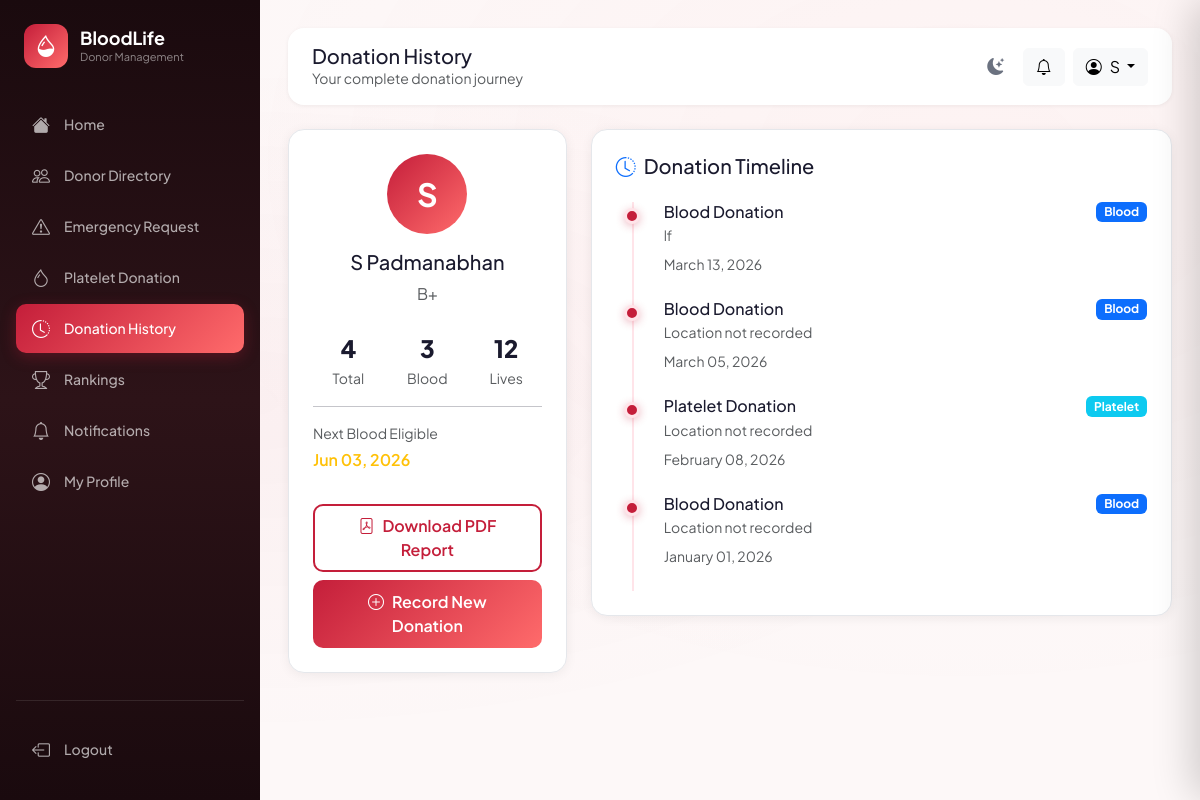
Page /donor/history (signed in) on the committed database.
### app/models.py (models this page shows, shortened)
class User(UserMixin, db.Model):
    __tablename__ = 'users'
    id = db.Column(db.Integer, primary_key=True)
    name = db.Column(db.String(100), nullable=False)
    email = db.Column(db.String(150), unique=True, nullable=False, index=True)
    password_hash = db.Column(db.String(256), nullable=False)
    role = db.Column(db.String(10), default='user')          # 'user' | 'admin'
    is_active = db.Column(db.Boolean, default=True)
    is_blocked = db.Column(db.Boolean, default=False)
    created_at = db.Column(db.DateTime, default=datetime.utcnow)
    last_login = db.Column(db.DateTime)
    profile = db.relationship('DonorProfile', back_populates='user',
                               uselist=False, cascade='all, delete-orphan')
    blood_requests = db.relationship('BloodRequest', back_populates='requester',
                                      foreign_keys='BloodRequest.user_id',
                                      cascade='all, delete-orphan')
    donation_history = db.relationship('DonationHistory', back_populates='donor',
                                        cascade='all, delete-orphan')
    platelet_donations = db.relationship('PlateletDonation', back_populates='donor',
                                          cascade='all, delete-orphan')
    notifications = db.relationship('Notification', back_populates='user',
                                     cascade='all, delete-orphan')
    eligibility_checks = db.relationship('EligibilityCheck', back_populates='user',
                                          cascade='all, delete-orphan')
    @property
    def is_admin(self):
        return self.role == 'admin'

class DonorProfile(db.Model):
    __tablename__ = 'donor_profiles'
    id = db.Column(db.Integer, primary_key=True)
    user_id = db.Column(db.Integer, db.ForeignKey('users.id'), unique=True, nullable=False)
    phone = db.Column(db.String(20))
    dob = db.Column(db.Date)
    gender = db.Column(db.String(10))
    blood_group = db.Column(db.String(5), index=True)
    weight = db.Column(db.Float)     # kg
    height = db.Column(db.Float)     # cm
    location = db.Column(db.String(200))
    city = db.Column(db.String(100))
    state = db.Column(db.String(100))
    is_available = db.Column(db.Boolean, default=True)
    is_platelet_donor = db.Column(db.Boolean, default=False)
    last_blood_donation = db.Column(db.Date)
    last_platelet_donation = db.Column(db.Date)
    total_blood_donations = db.Column(db.Integer, default=0)
    total_platelet_donations = db.Column(db.Integer, default=0)
    emergency_responses = db.Column(db.Integer, default=0)
    blood_rank_score = db.Column(db.Float, default=0.0)
    platelet_rank_score = db.Column(db.Float, default=0.0)
    updated_at = db.Column(db.DateTime, default=datetime.utcnow, onupdate=datetime.utcnow)
    user = db.relationship('User', back_populates='profile')
    @property
    def next_blood_eligible_date(self) -> date:
        if self.last_blood_donation:
            return self.last_blood_donation + timedelta(days=BLOOD_COOLDOWN)
        return date.today()
    @property
    def blood_days_until_eligible(self) -> int:
        delta = (self.next_blood_eligible_date - date.today()).days
        return max(0, delta)

class DonationHistory(db.Model):
    __tablename__ = 'donation_history'
    id = db.Column(db.Integer, primary_key=True)
    user_id = db.Column(db.Integer, db.ForeignKey('users.id'), nullable=False)
    donation_type = db.Column(db.String(10))   # 'blood' | 'platelet'
    donation_date = db.Column(db.Date, nullable=False)
    location = db.Column(db.String(200))
    blood_group = db.Column(db.String(5))
    units = db.Column(db.Float, default=1)
    notes = db.Column(db.Text)
    is_emergency = db.Column(db.Boolean, default=False)
    request_id = db.Column(db.Integer, db.ForeignKey('blood_requests.id'), nullable=True)
    created_at = db.Column(db.DateTime, default=datetime.utcnow)
    donor = db.relationship('User', back_populates='donation_history')

### app/donor/routes.py (the view)
@donor.route('/history')
@login_required
def history():
    donations = DonationHistory.query.filter_by(
        user_id=current_user.id).order_by(DonationHistory.donation_date.desc()).all()
    profile = current_user.profile
    return render_template('donor/history.html', donations=donations, profile=profile)

### app/templates/donor/history.html (shortened to what this page needs)
{% extends "base.html" %}
{% block page_title %}Donation History{% endblock %}
{% block page_subtitle %}Your complete donation journey{% endblock %}
{% block content %}
<div class="row g-4">
    <div class="col-lg-4">
        <div class="card-custom p-4 text-center mb-4">
            <div class="donor-avatar mx-auto mb-3" style="width:80px;height:80px;font-size:32px;">
                {{ current_user.name[:2].upper() }}
            </div>
            <h5>{{ current_user.name }}</h5>
            <p class="text-muted">{{ profile.blood_group if profile else '—' }}</p>
            <div class="row g-2 mt-3 text-center">
                <div class="col-4">
                    <p class="stat-value mb-0 fs-4">{{ donations|length }}</p>
                    <small class="text-muted">Total</small>
                </div>
                <div class="col-4">
                    <p class="stat-value mb-0 fs-4">{{ donations|selectattr('donation_type','eq','blood')|list|length }}
                    </p>
                    <small class="text-muted">Blood</small>
                </div>
                <div class="col-4">
                    <p class="stat-value mb-0 fs-4">{{ donations|length * 3 }}</p>
                    <small class="text-muted">Lives</small>
                </div>
            </div>
            {% if profile %}
            <hr>
            <div class="text-start">
                <p class="small text-muted mb-1">Next Blood Eligible</p>
                <p class="fw-semibold {{ 'text-success' if profile.blood_days_until_eligible==0 else 'text-warning' }}">
                    {% if profile.blood_days_until_eligible == 0 %}✅ Now{% else %}{{
                    profile.next_blood_eligible_date.strftime('%b %d, %Y') }}{% endif %}
                </p>
            </div>
            {% endif %}
            <a href="{{ url_for('donor.download_report') }}" class="btn btn-outline-custom w-100 mt-3">
                <i class="bi bi-file-pdf me-2"></i>Download PDF Report
            </a>
            <a href="{{ url_for('donor.record_donation') }}" class="btn btn-primary-custom w-100 mt-2">
                <i class="bi bi-plus-circle me-2"></i>Record New Donation
            </a>
        </div>
    </div>
    <div class="col-lg-8">
        <div class="card-custom p-4">
            <h5 class="mb-4"><i class="bi bi-clock-history me-2 text-primary"></i>Donation Timeline</h5>
            {% if donations %}
            <div class="timeline">
                {% for d in donations %}
                <div class="timeline-item">
                    <div class="d-flex justify-content-between align-items-start">
                        <div>
                            <h6 class="mb-1">{{ 'Blood Donation' if d.donation_type == 'blood' else 'Platelet Donation'
                                }}</h6>
                            <p class="text-muted small mb-1">{{ d.location or 'Location not recorded' }}</p>
                        </div>
                        <span class="badge {{ 'bg-primary' if d.donation_type=='blood' else 'bg-info' }}">
                            {{ d.donation_type|capitalize }}
                        </span>
                    </div>
                    <small class="text-muted mt-1 d-block">
                        {{ d.donation_date.strftime('%B %d, %Y') }}
                    </small>
                </div>
                {% endfor %}
            </div>
            {% endif %}
        </div>
    </div>
</div>
{% endblock %}

### app/templates/base.html (shortened to what this page needs)
<!DOCTYPE html>
<html lang="en">
<head>
    <link href="https://cdn.jsdelivr.net/npm/bootstrap@5.3.2/dist/css/bootstrap.min.css" rel="stylesheet">
    <link rel="stylesheet" href="https://cdn.jsdelivr.net/npm/bootstrap-icons@1.11.1/font/bootstrap-icons.css">
    <link rel="stylesheet" href="{{ url_for('static', filename='css/style.css') }}">
</head>
<body data-auth="{{ 'true' if current_user.is_authenticated else 'false' }}" >
    <div class="toast-container position-fixed top-0 end-0 p-3" style="z-index:9999;" id="toastContainer"></div>
    {% if current_user.is_authenticated %}
    <aside class="sidebar" id="sidebar">
        <div class="sidebar-logo">
            <div class="sidebar-logo-icon"><i class="bi bi-droplet-half"></i></div>
            <div>
                <h2>BloodLife</h2>
                <span>Donor Management</span>
            </div>
        </div>
        <nav>
            <ul class="list-unstyled">
                <li class="nav-item">
                    <a class="nav-link-custom {% if request.endpoint == 'main.dashboard' %}active{% endif %}"
                        href="{{ url_for('main.dashboard') }}">
                        <i class="bi bi-house-fill"></i><span>Home</span>
                    </a>
                </li>
                <li class="nav-item">
                    <a class="nav-link-custom {% if request.blueprint == 'donor' and 'directory' in request.endpoint %}active{% endif %}"
                        href="{{ url_for('donor.directory') }}">
                        <i class="bi bi-people"></i><span>Donor Directory</span>
                    </a>
                </li>
                <li class="nav-item">
                    <a class="nav-link-custom {% if request.blueprint == 'requests' %}active{% endif %}"
                        href="{{ url_for('requests.index') }}">
                        <i class="bi bi-exclamation-triangle"></i><span>Emergency Request</span>
                        {% set active_count = active_request_count|default(0) %}
                    </a>
                </li>
                <li class="nav-item">
                    <a class="nav-link-custom {% if 'platelet' in request.endpoint|default('') %}active{% endif %}"
                        href="{{ url_for('donor.platelet') }}">
                        <i class="bi bi-droplet"></i><span>Platelet Donation</span>
                    </a>
                </li>
                <li class="nav-item">
                    <a class="nav-link-custom {% if 'history' in request.endpoint|default('') %}active{% endif %}"
                        href="{{ url_for('donor.history') }}">
                        <i class="bi bi-clock-history"></i><span>Donation History</span>
                    </a>
                </li>
                <li class="nav-item">
                    <a class="nav-link-custom {% if 'rankings' in request.endpoint|default('') %}active{% endif %}"
                        href="{{ url_for('donor.rankings') }}">
                        <i class="bi bi-trophy"></i><span>Rankings</span>
                    </a>
                </li>
                <li class="nav-item position-relative">
                    <a class="nav-link-custom {% if 'notifications' in request.endpoint|default('') %}active{% endif %}"
                        href="{{ url_for('requests.notifications') }}">
                        <i class="bi bi-bell"></i><span>Notifications</span>
                        {% set unread = unread|default(0) %}
                    </a>
                </li>
                <li class="nav-item">
                    <a class="nav-link-custom {% if 'profile' in request.endpoint|default('') %}active{% endif %}"
                        href="{{ url_for('donor.profile') }}">
                        <i class="bi bi-person-circle"></i><span>My Profile</span>
                    </a>
                </li>
            </ul>
        </nav>
        <div class="mt-auto pt-4" style="border-top: 1px solid rgba(255,255,255,0.1);">
            <a class="nav-link-custom" href="{{ url_for('auth.logout') }}">
                <i class="bi bi-box-arrow-left"></i><span>Logout</span>
            </a>
        </div>
    </aside>
    <main class="main-content" id="mainContent">
        <div class="header mb-4">
            <div class="header-left">
                <div>
                    <h5 class="mb-0">{% block page_title %}Home{% endblock %}</h5>
                    <p class="text-muted mb-0 small">{% block page_subtitle %}{% endblock %}</p>
                </div>
            </div>
            <div class="d-flex align-items-center gap-2">
                <button class="theme-toggle" id="themeToggleBtn" onclick="toggleTheme()" title="Toggle dark/light mode">
                    <i class="bi bi-moon-stars-fill" id="themeIcon"></i>
                </button>
                <button class="btn btn-light position-relative" id="notifBellBtn" onclick="openNotifDrawer()"
                    title="Notifications">
                    <i class="bi bi-bell" id="bellIcon"></i>
                </button>
                <div class="dropdown">
                    <button class="btn btn-light dropdown-toggle" data-bs-toggle="dropdown">
                        <i class="bi bi-person-circle me-2"></i>{{ current_user.name.split()[0] }}
                    </button>
                </div>
            </div>
        </div>
        {% block content %}{% endblock %}
    </main>
    {% endif %}
</body>
</html>

### rows in the picture
User: name "S", name "S Padmanabhan"
DonorProfile: blood_group "B+", next_blood_eligible_date "Jun 03, 2026"
DonationHistory: donation_type "Blood Donation", location "lf", donation_type "Blood", donation_date "March 13, 2026"
DonationHistory: donation_type "Blood Donation", location "Location not recorded", donation_type "Blood", donation_date "March 05, 2026"
DonationHistory: donation_type "Platelet Donation", location "Location not recorded", donation_type "Platelet", donation_date "February 08, 2026"
DonationHistory: donation_type "Blood Donation", location "Location not recorded", donation_type "Blood", donation_date "January 01, 2026"

### other values in the picture
{{ donations|length }} "4"
{{ donations|selectattr('donation_type','eq','blood')|list|length }} "3"
{{ donations|length * 3 }} "12"
